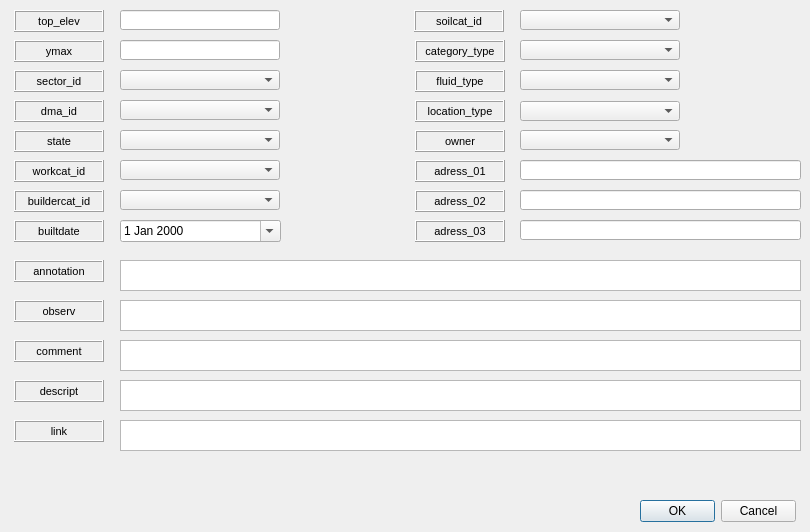
   <widget class="QWidget" name="tab_5">
    <attribute name="title">
     <string>Feature</string>
    </attribute>
    <widget class="QComboBox" name="location_type">
     <property name="geometry">
      <rect>
       <x>520</x>
       <y>101</y>
       <width>160</width>
       <height>20</height>
      </rect>
     </property>
    </widget>
    <widget class="QLabel" name="label_dma_id">
     <property name="geometry">
      <rect>
       <x>14</x>
       <y>100</y>
       <width>90</width>
       <height>22</height>
      </rect>
     </property>
     <property name="font">
      <font>
       <pointsize>8</pointsize>
      </font>
     </property>
     <property name="frameShape">
      <enum>QFrame::Box</enum>
     </property>
     <property name="frameShadow">
      <enum>QFrame::Raised</enum>
     </property>
     <property name="text">
      <string>dma_id</string>
     </property>
     <property name="textFormat">
      <enum>Qt::AutoText</enum>
     </property>
     <property name="scaledContents">
      <bool>false</bool>
     </property>
     <property name="alignment">
      <set>Qt::AlignCenter</set>
     </property>
     <property name="margin">
      <number>3</number>
     </property>
    </widget>
    <widget class="QLabel" name="label_buildercat_id">
     <property name="geometry">
      <rect>
       <x>14</x>
       <y>190</y>
       <width>90</width>
       <height>22</height>
      </rect>
     </property>
     <property name="font">
      <font>
       <pointsize>8</pointsize>
      </font>
     </property>
     <property name="frameShape">
      <enum>QFrame::Box</enum>
     </property>
     <property name="frameShadow">
      <enum>QFrame::Raised</enum>
     </property>
     <property name="text">
      <string>buildercat_id</string>
     </property>
     <property name="textFormat">
      <enum>Qt::AutoText</enum>
     </property>
     <property name="scaledContents">
      <bool>false</bool>
     </property>
     <property name="alignment">
      <set>Qt::AlignCenter</set>
     </property>
     <property name="margin">
      <number>3</number>
     </property>
    </widget>
    <widget class="QLabel" name="label_state">
     <property name="geometry">
      <rect>
       <x>14</x>
       <y>130</y>
       <width>90</width>
       <height>22</height>
      </rect>
     </property>
     <property name="font">
      <font>
       <pointsize>8</pointsize>
      </font>
     </property>
     <property name="frameShape">
      <enum>QFrame::Box</enum>
     </property>
     <property name="frameShadow">
      <enum>QFrame::Raised</enum>
     </property>
     <property name="text">
      <string>state</string>
     </property>
     <property name="textFormat">
      <enum>Qt::AutoText</enum>
     </property>
     <property name="scaledContents">
      <bool>false</bool>
     </property>
     <property name="alignment">
      <set>Qt::AlignCenter</set>
     </property>
     <property name="margin">
      <number>3</number>
     </property>
    </widget>
    <widget class="QLabel" name="label_fluid_type">
     <property name="geometry">
      <rect>
       <x>415</x>
       <y>70</y>
       <width>90</width>
       <height>22</height>
      </rect>
     </property>
     <property name="font">
      <font>
       <pointsize>8</pointsize>
      </font>
     </property>
     <property name="frameShape">
      <enum>QFrame::Box</enum>
     </property>
     <property name="frameShadow">
      <enum>QFrame::Raised</enum>
     </property>
     <property name="midLineWidth">
      <number>0</number>
     </property>
     <property name="text">
      <string>fluid_type</string>
     </property>
     <property name="textFormat">
      <enum>Qt::AutoText</enum>
     </property>
     <property name="scaledContents">
      <bool>false</bool>
     </property>
     <property name="alignment">
      <set>Qt::AlignCenter</set>
     </property>
     <property name="margin">
      <number>3</number>
     </property>
    </widget>
    <widget class="QLabel" name="label_soilcat_id">
     <property name="geometry">
      <rect>
       <x>414</x>
       <y>10</y>
       <width>90</width>
       <height>22</height>
      </rect>
     </property>
     <property name="font">
      <font>
       <pointsize>8</pointsize>
      </font>
     </property>
     <property name="frameShape">
      <enum>QFrame::Box</enum>
     </property>
     <property name="frameShadow">
      <enum>QFrame::Raised</enum>
     </property>
     <property name="text">
      <string>soilcat_id</string>
     </property>
     <property name="textFormat">
      <enum>Qt::AutoText</enum>
     </property>
     <property name="scaledContents">
      <bool>false</bool>
     </property>
     <property name="alignment">
      <set>Qt::AlignCenter</set>
     </property>
     <property name="margin">
      <number>3</number>
     </property>
    </widget>
    <widget class="QLineEdit" name="adress_02">
     <property name="geometry">
      <rect>
       <x>520</x>
       <y>190</y>
       <width>281</width>
       <height>20</height>
      </rect>
     </property>
    </widget>
    <widget class="QLabel" name="label_address_03">
     <property name="geometry">
      <rect>
       <x>415</x>
       <y>220</y>
       <width>90</width>
       <height>22</height>
      </rect>
     </property>
     <property name="font">
      <font>
       <pointsize>8</pointsize>
      </font>
     </property>
     <property name="frameShape">
      <enum>QFrame::Box</enum>
     </property>
     <property name="frameShadow">
      <enum>QFrame::Raised</enum>
     </property>
     <property name="text">
      <string>adress_03</string>
     </property>
     <property name="textFormat">
      <enum>Qt::AutoText</enum>
     </property>
     <property name="scaledContents">
      <bool>false</bool>
     </property>
     <property name="alignment">
      <set>Qt::AlignCenter</set>
     </property>
     <property name="margin">
      <number>3</number>
     </property>
    </widget>
    <widget class="QLabel" name="label_address_02">
     <property name="geometry">
      <rect>
       <x>415</x>
       <y>190</y>
       <width>90</width>
       <height>22</height>
      </rect>
     </property>
     <property name="font">
      <font>
       <pointsize>8</pointsize>
      </font>
     </property>
     <property name="frameShape">
      <enum>QFrame::Box</enum>
     </property>
     <property name="frameShadow">
      <enum>QFrame::Raised</enum>
     </property>
     <property name="text">
      <string>adress_02</string>
     </property>
     <property name="textFormat">
      <enum>Qt::AutoText</enum>
     </property>
     <property name="scaledContents">
      <bool>false</bool>
     </property>
     <property name="alignment">
      <set>Qt::AlignCenter</set>
     </property>
     <property name="margin">
      <number>3</number>
     </property>
    </widget>
    <widget class="QLineEdit" name="adress_01">
     <property name="geometry">
      <rect>
       <x>520</x>
       <y>160</y>
       <width>281</width>
       <height>20</height>
      </rect>
     </property>
    </widget>
    <widget class="QLabel" name="label_workcat_id">
     <property name="geometry">
      <rect>
       <x>14</x>
       <y>160</y>
       <width>90</width>
       <height>22</height>
      </rect>
     </property>
     <property name="font">
      <font>
       <pointsize>8</pointsize>
      </font>
     </property>
     <property name="frameShape">
      <enum>QFrame::Box</enum>
     </property>
     <property name="frameShadow">
      <enum>QFrame::Raised</enum>
     </property>
     <property name="text">
      <string>workcat_id</string>
     </property>
     <property name="textFormat">
      <enum>Qt::AutoText</enum>
     </property>
     <property name="scaledContents">
      <bool>false</bool>
     </property>
     <property name="alignment">
      <set>Qt::AlignCenter</set>
     </property>
     <property name="margin">
      <number>3</number>
     </property>
    </widget>
    <widget class="QLineEdit" name="ymax">
     <property name="geometry">
      <rect>
       <x>120</x>
       <y>40</y>
       <width>160</width>
       <height>20</height>
      </rect>
     </property>
    </widget>
    <widget class="QLabel" name="label_addres_01">
     <property name="geometry">
      <rect>
       <x>415</x>
       <y>160</y>
       <width>90</width>
       <height>22</height>
      </rect>
     </property>
     <property name="font">
      <font>
       <pointsize>8</pointsize>
      </font>
     </property>
     <property name="frameShape">
      <enum>QFrame::Box</enum>
     </property>
     <property name="frameShadow">
      <enum>QFrame::Raised</enum>
     </property>
     <property name="text">
      <string>adress_01</string>
     </property>
     <property name="textFormat">
      <enum>Qt::AutoText</enum>
     </property>
     <property name="scaledContents">
      <bool>false</bool>
     </property>
     <property name="alignment">
      <set>Qt::AlignCenter</set>
     </property>
     <property name="margin">
      <number>3</number>
     </property>
    </widget>
    <widget class="QComboBox" name="category_type">
     <property name="geometry">
      <rect>
       <x>520</x>
       <y>40</y>
       <width>160</width>
       <height>20</height>
      </rect>
     </property>
    </widget>
    <widget class="QLabel" name="label_ymax">
     <property name="geometry">
      <rect>
       <x>14</x>
       <y>40</y>
       <width>90</width>
       <height>22</height>
      </rect>
     </property>
     <property name="font">
      <font>
       <pointsize>8</pointsize>
      </font>
     </property>
     <property name="frameShape">
      <enum>QFrame::Box</enum>
     </property>
     <property name="frameShadow">
      <enum>QFrame::Raised</enum>
     </property>
     <property name="text">
      <string>ymax</string>
     </property>
     <property name="alignment">
      <set>Qt::AlignCenter</set>
     </property>
     <property name="margin">
      <number>3</number>
     </property>
    </widget>
    <widget class="QLabel" name="label_top_elev">
     <property name="geometry">
      <rect>
       <x>14</x>
       <y>10</y>
       <width>90</width>
       <height>22</height>
      </rect>
     </property>
     <property name="font">
      <font>
       <pointsize>8</pointsize>
      </font>
     </property>
     <property name="frameShape">
      <enum>QFrame::Box</enum>
     </property>
     <property name="frameShadow">
      <enum>QFrame::Raised</enum>
     </property>
     <property name="text">
      <string>top_elev</string>
     </property>
     <property name="alignment">
      <set>Qt::AlignCenter</set>
     </property>
     <property name="margin">
      <number>3</number>
     </property>
    </widget>
    <widget class="QLabel" name="label_sector_id">
     <property name="geometry">
      <rect>
       <x>14</x>
       <y>70</y>
       <width>90</width>
       <height>22</height>
      </rect>
     </property>
     <property name="font">
      <font>
       <pointsize>8</pointsize>
      </font>
     </property>
     <property name="frameShape">
      <enum>QFrame::Box</enum>
     </property>
     <property name="frameShadow">
      <enum>QFrame::Raised</enum>
     </property>
     <property name="text">
      <string>sector_id</string>
     </property>
     <property name="textFormat">
      <enum>Qt::AutoText</enum>
     </property>
     <property name="scaledContents">
      <bool>false</bool>
     </property>
     <property name="alignment">
      <set>Qt::AlignCenter</set>
     </property>
     <property name="margin">
      <number>3</number>
     </property>
    </widget>
    <widget class="QLineEdit" name="top_elev">
     <property name="geometry">
      <rect>
       <x>120</x>
       <y>10</y>
       <width>160</width>
       <height>20</height>
      </rect>
     </property>
    </widget>
    <widget class="QComboBox" name="fluid_type">
     <property name="geometry">
      <rect>
       <x>520</x>
       <y>70</y>
       <width>160</width>
       <height>20</height>
      </rect>
     </property>
    </widget>
    <widget class="QLabel" name="label_location_type">
     <property name="geometry">
      <rect>
       <x>415</x>
       <y>100</y>
       <width>90</width>
       <height>22</height>
      </rect>
     </property>
     <property name="font">
      <font>
       <pointsize>8</pointsize>
      </font>
     </property>
     <property name="frameShape">
      <enum>QFrame::Box</enum>
     </property>
     <property name="frameShadow">
      <enum>QFrame::Raised</enum>
     </property>
     <property name="text">
      <string>location_type</string>
     </property>
     <property name="textFormat">
      <enum>Qt::AutoText</enum>
     </property>
     <property name="scaledContents">
      <bool>false</bool>
     </property>
     <property name="alignment">
      <set>Qt::AlignCenter</set>
     </property>
     <property name="margin">
      <number>3</number>
     </property>
    </widget>
    <widget class="QComboBox" name="buildercat_id">
     <property name="geometry">
      <rect>
       <x>120</x>
       <y>190</y>
       <width>160</width>
       <height>20</height>
      </rect>
     </property>
    </widget>
    <widget class="QComboBox" name="soilcat_id">
     <property name="geometry">
      <rect>
       <x>520</x>
       <y>10</y>
       <width>160</width>
       <height>20</height>
      </rect>
     </property>
    </widget>
    <widget class="QComboBox" name="state">
     <property name="geometry">
      <rect>
       <x>120</x>
       <y>130</y>
       <width>160</width>
       <height>20</height>
      </rect>
     </property>
    </widget>
    <widget class="QComboBox" name="dma_id">
     <property name="geometry">
      <rect>
       <x>120</x>
       <y>100</y>
       <width>160</width>
       <height>20</height>
      </rect>
     </property>
    </widget>
    <widget class="QLabel" name="label_owner">
     <property name="geometry">
      <rect>
       <x>415</x>
       <y>130</y>
       <width>90</width>
       <height>22</height>
      </rect>
     </property>
     <property name="font">
      <font>
       <pointsize>8</pointsize>
      </font>
     </property>
     <property name="frameShape">
      <enum>QFrame::Box</enum>
     </property>
     <property name="frameShadow">
      <enum>QFrame::Raised</enum>
     </property>
     <property name="text">
      <string>owner</string>
     </property>
     <property name="textFormat">
      <enum>Qt::AutoText</enum>
     </property>
     <property name="scaledContents">
      <bool>false</bool>
     </property>
     <property name="alignment">
      <set>Qt::AlignCenter</set>
     </property>
     <property name="margin">
      <number>3</number>
     </property>
    </widget>
    <widget class="QLabel" name="label_builtdate">
     <property name="geometry">
      <rect>
       <x>14</x>
       <y>220</y>
       <width>90</width>
       <height>22</height>
      </rect>
     </property>
     <property name="font">
      <font>
       <pointsize>8</pointsize>
      </font>
     </property>
     <property name="frameShape">
      <enum>QFrame::Box</enum>
     </property>
     <property name="frameShadow">
      <enum>QFrame::Raised</enum>
     </property>
     <property name="text">
      <string>builtdate</string>
     </property>
     <property name="textFormat">
      <enum>Qt::AutoText</enum>
     </property>
     <property name="scaledContents">
      <bool>false</bool>
     </property>
     <property name="alignment">
      <set>Qt::AlignCenter</set>
     </property>
     <property name="margin">
      <number>3</number>
     </property>
    </widget>
    <widget class="QLabel" name="label_category_type">
     <property name="geometry">
      <rect>
       <x>415</x>
       <y>40</y>
       <width>90</width>
       <height>22</height>
      </rect>
     </property>
     <property name="font">
      <font>
       <pointsize>8</pointsize>
      </font>
     </property>
     <property name="frameShape">
      <enum>QFrame::Box</enum>
     </property>
     <property name="frameShadow">
      <enum>QFrame::Raised</enum>
     </property>
     <property name="text">
      <string>category_type</string>
     </property>
     <property name="textFormat">
      <enum>Qt::AutoText</enum>
     </property>
     <property name="scaledContents">
      <bool>false</bool>
     </property>
     <property name="alignment">
      <set>Qt::AlignCenter</set>
     </property>
     <property name="margin">
      <number>3</number>
     </property>
    </widget>
    <widget class="QComboBox" name="sector_id">
     <property name="geometry">
      <rect>
       <x>120</x>
       <y>70</y>
       <width>160</width>
       <height>20</height>
      </rect>
     </property>
    </widget>
    <widget class="QLineEdit" name="adress_03">
     <property name="geometry">
      <rect>
       <x>520</x>
       <y>220</y>
       <width>281</width>
       <height>20</height>
      </rect>
     </property>
    </widget>
    <widget class="QDialogButtonBox" name="buttonBox">
     <property name="geometry">
      <rect>
       <x>640</x>
       <y>500</y>
       <width>156</width>
       <height>23</height>
      </rect>
     </property>
     <property name="standardButtons">
      <set>QDialogButtonBox::Cancel|QDialogButtonBox::Ok</set>
     </property>
    </widget>
    <widget class="QTextEdit" name="comment">
     <property name="geometry">
      <rect>
       <x>120</x>
       <y>340</y>
       <width>681</width>
       <height>31</height>
      </rect>
     </property>
    </widget>
    <widget class="QLabel" name="label_annotation">
     <property name="geometry">
      <rect>
       <x>14</x>
       <y>260</y>
       <width>90</width>
       <height>22</height>
      </rect>
     </property>
     <property name="font">
      <font>
       <pointsize>8</pointsize>
      </font>
     </property>
     <property name="frameShape">
      <enum>QFrame::Box</enum>
     </property>
     <property name="frameShadow">
      <enum>QFrame::Raised</enum>
     </property>
     <property name="text">
      <string>annotation</string>
     </property>
     <property name="textFormat">
      <enum>Qt::AutoText</enum>
     </property>
     <property name="scaledContents">
      <bool>false</bool>
     </property>
     <property name="alignment">
      <set>Qt::AlignCenter</set>
     </property>
     <property name="margin">
      <number>3</number>
     </property>
    </widget>
    <widget class="QTextEdit" name="observ">
     <property name="geometry">
      <rect>
       <x>120</x>
       <y>300</y>
       <width>681</width>
       <height>31</height>
      </rect>
     </property>
    </widget>
    <widget class="QTextEdit" name="link">
     <property name="geometry">
      <rect>
       <x>120</x>
       <y>420</y>
       <width>681</width>
       <height>31</height>
      </rect>
     </property>
    </widget>
    <widget class="QTextEdit" name="descript">
     <property name="geometry">
      <rect>
       <x>120</x>
       <y>380</y>
       <width>681</width>
       <height>31</height>
      </rect>
     </property>
    </widget>
    <widget class="QLabel" name="label_comment">
     <property name="geometry">
      <rect>
       <x>14</x>
       <y>340</y>
       <width>90</width>
       <height>22</height>
      </rect>
     </property>
     <property name="font">
      <font>
       <pointsize>8</pointsize>
      </font>
     </property>
     <property name="frameShape">
      <enum>QFrame::Box</enum>
     </property>
     <property name="frameShadow">
      <enum>QFrame::Raised</enum>
     </property>
     <property name="text">
      <string>comment</string>
     </property>
     <property name="textFormat">
      <enum>Qt::AutoText</enum>
     </property>
     <property name="scaledContents">
      <bool>false</bool>
     </property>
     <property name="alignment">
      <set>Qt::AlignCenter</set>
     </property>
     <property name="margin">
      <number>3</number>
     </property>
    </widget>
    <widget class="QLabel" name="label_link">
     <property name="geometry">
      <rect>
       <x>14</x>
       <y>420</y>
       <width>90</width>
       <height>22</height>
      </rect>
     </property>
     <property name="font">
      <font>
       <pointsize>8</pointsize>
      </font>
     </property>
     <property name="frameShape">
      <enum>QFrame::Box</enum>
     </property>
     <property name="frameShadow">
      <enum>QFrame::Raised</enum>
     </property>
     <property name="text">
      <string>link</string>
     </property>
     <property name="textFormat">
      <enum>Qt::AutoText</enum>
     </property>
     <property name="scaledContents">
      <bool>false</bool>
     </property>
     <property name="alignment">
      <set>Qt::AlignCenter</set>
     </property>
     <property name="margin">
      <number>3</number>
     </property>
    </widget>
    <widget class="QTextEdit" name="annotation">
     <property name="geometry">
      <rect>
       <x>120</x>
       <y>260</y>
       <width>681</width>
       <height>31</height>
      </rect>
     </property>
    </widget>
    <widget class="QLabel" name="label_descript">
     <property name="geometry">
      <rect>
       <x>14</x>
       <y>380</y>
       <width>90</width>
       <height>22</height>
      </rect>
     </property>
     <property name="font">
      <font>
       <pointsize>8</pointsize>
      </font>
     </property>
     <property name="frameShape">
      <enum>QFrame::Box</enum>
     </property>
     <property name="frameShadow">
      <enum>QFrame::Raised</enum>
     </property>
     <property name="text">
      <string>descript</string>
     </property>
     <property name="textFormat">
      <enum>Qt::AutoText</enum>
     </property>
     <property name="scaledContents">
      <bool>false</bool>
     </property>
     <property name="alignment">
      <set>Qt::AlignCenter</set>
     </property>
     <property name="margin">
      <number>3</number>
     </property>
    </widget>
    <widget class="QLabel" name="label_observ">
     <property name="geometry">
      <rect>
       <x>14</x>
       <y>300</y>
       <width>90</width>
       <height>22</height>
      </rect>
     </property>
     <property name="font">
      <font>
       <pointsize>8</pointsize>
      </font>
     </property>
     <property name="frameShape">
      <enum>QFrame::Box</enum>
     </property>
     <property name="frameShadow">
      <enum>QFrame::Raised</enum>
     </property>
     <property name="text">
      <string>observ</string>
     </property>
     <property name="textFormat">
      <enum>Qt::AutoText</enum>
     </property>
     <property name="scaledContents">
      <bool>false</bool>
     </property>
     <property name="alignment">
      <set>Qt::AlignCenter</set>
     </property>
     <property name="margin">
      <number>3</number>
     </property>
    </widget>
    <widget class="QComboBox" name="workcat_id">
     <property name="geometry">
      <rect>
       <x>120</x>
       <y>160</y>
       <width>160</width>
       <height>20</height>
      </rect>
     </property>
    </widget>
    <widget class="QDateEdit" name="builtdate">
     <property name="geometry">
      <rect>
       <x>120</x>
       <y>220</y>
       <width>161</width>
       <height>22</height>
      </rect>
     </property>
     <property name="calendarPopup">
      <bool>true</bool>
     </property>
    </widget>
    <widget class="QComboBox" name="ownercat_id">
     <property name="geometry">
      <rect>
       <x>520</x>
       <y>130</y>
       <width>160</width>
       <height>20</height>
      </rect>
     </property>
    </widget>
   </widget>
